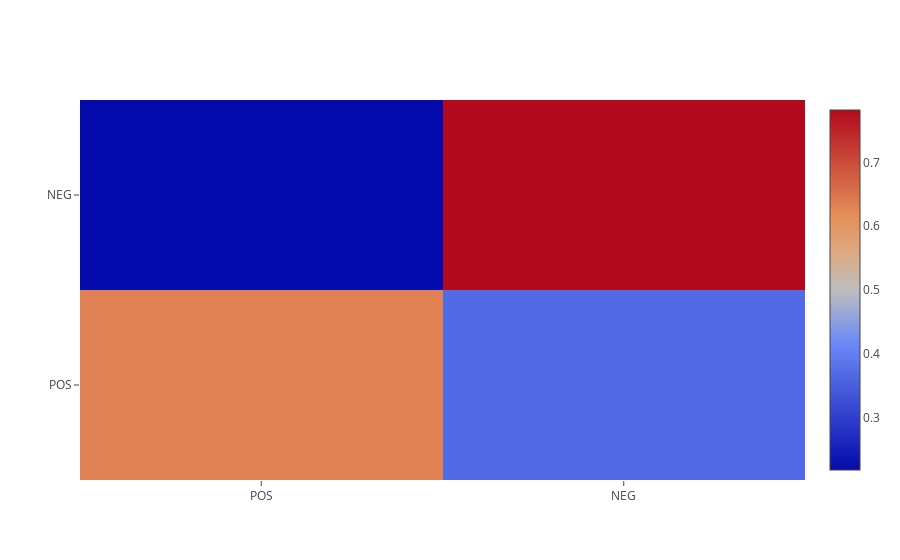

The code cell stored with this chart in its notebook:
### Code cell
generate_confusion_matrix('log')

### Figure 1 — Plotly figure (JSON) as saved in the notebook; plotly's stock layout.template omitted (floating-point values rounded to 4 significant figures)
{"data": [{"type": "heatmap", "x": ["POS", "NEG"], "y": ["POS", "NEG"], "z": [[0.633, 0.367], [0.2181, 0.7819]]}], "layout": {}}
